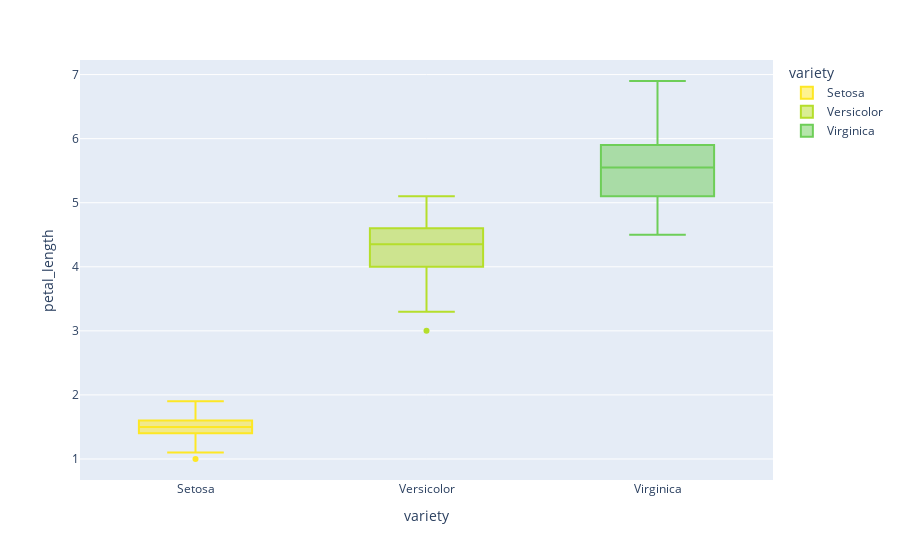

Notebook code for this chart:
### Code cell
fig = px.box(df, 
            x='variety', 
            y='petal_length',
            color='variety',
            color_discrete_sequence= px.colors.sequential.Viridis_r
)

fig.show()

### Figure 1 — Plotly figure (JSON) as saved in the notebook; plotly's stock layout.template omitted (floating-point values rounded to 4 significant figures)
{"data": [{"alignmentgroup": "True", "hovertemplate": "variety=%{x}<br>petal_length=%{y}<extra></extra>", "legendgroup": "Setosa", "marker": {"color": "#fde725"}, "name": "Setosa", "notched": false, "offsetgroup": "Setosa", "orientation": "v", "showlegend": true, "type": "box", "x": ["Setosa", "Setosa", "Setosa", "Setosa", "Setosa", "Setosa", "Setosa", "Setosa", "Setosa", "Setosa", "Setosa", "Setosa", "Setosa", "Setosa", "Setosa", "Setosa", "Setosa", "Setosa", "Setosa", "Setosa", "Setosa", "Setosa", "Setosa", "Setosa", "Setosa", "Setosa", "Setosa", "Setosa", "Setosa", "Setosa", "Setosa", "Setosa", "Setosa", "Setosa", "Setosa", "Setosa", "Setosa", "Setosa", "Setosa", "Setosa", "Setosa", "Setosa", "Setosa", "Setosa", "Setosa", "Setosa", "Setosa", "Setosa", "Setosa", "Setosa"], "x0": " ", "xaxis": "x", "y": [1.4, 1.4, 1.3, 1.5, 1.4, 1.7, 1.4, 1.5, 1.4, 1.5, 1.5, 1.6, 1.4, 1.1, 1.2, 1.5, 1.3, 1.4, 1.7, 1.5, 1.7, 1.5, 1, 1.7, 1.9, 1.6, 1.6, 1.5, 1.4, 1.6, 1.6, 1.5, 1.5, 1.4, 1.5, 1.2, 1.3, 1.4, 1.3, 1.5, 1.3, 1.3, 1.3, 1.6, 1.9, 1.4, 1.6, 1.4, 1.5, 1.4], "y0": " ", "yaxis": "y"}, {"alignmentgroup": "True", "hovertemplate": "variety=%{x}<br>petal_length=%{y}<extra></extra>", "legendgroup": "Versicolor", "marker": {"color": "#b5de2b"}, "name": "Versicolor", "notched": false, "offsetgroup": "Versicolor", "orientation": "v", "showlegend": true, "type": "box", "x": ["Versicolor", "Versicolor", "Versicolor", "Versicolor", "Versicolor", "Versicolor", "Versicolor", "Versicolor", "Versicolor", "Versicolor", "Versicolor", "Versicolor", "Versicolor", "Versicolor", "Versicolor", "Versicolor", "Versicolor", "Versicolor", "Versicolor", "Versicolor", "Versicolor", "Versicolor", "Versicolor", "Versicolor", "Versicolor", "Versicolor", "Versicolor", "Versicolor", "Versicolor", "Versicolor", "Versicolor", "Versicolor", "Versicolor", "Versicolor", "Versicolor", "Versicolor", "Versicolor", "Versicolor", "Versicolor", "Versicolor", "Versicolor", "Versicolor", "Versicolor", "Versicolor", "Versicolor", "Versicolor", "Versicolor", "Versicolor", "Versicolor", "Versicolor"], "x0": " ", "xaxis": "x", "y": [4.7, 4.5, 4.9, 4, 4.6, 4.5, 4.7, 3.3, 4.6, 3.9, 3.5, 4.2, 4, 4.7, 3.6, 4.4, 4.5, 4.1, 4.5, 3.9, 4.8, 4, 4.9, 4.7, 4.3, 4.4, 4.8, 5, 4.5, 3.5, 3.8, 3.7, 3.9, 5.1, 4.5, 4.5, 4.7, 4.4, 4.1, 4, 4.4, 4.6, 4, 3.3, 4.2, 4.2, 4.2, 4.3, 3, 4.1], "y0": " ", "yaxis": "y"}, {"alignmentgroup": "True", "hovertemplate": "variety=%{x}<br>petal_length=%{y}<extra></extra>", "legendgroup": "Virginica", "marker": {"color": "#6ece58"}, "name": "Virginica", "notched": false, "offsetgroup": "Virginica", "orientation": "v", "showlegend": true, "type": "box", "x": ["Virginica", "Virginica", "Virginica", "Virginica", "Virginica", "Virginica", "Virginica", "Virginica", "Virginica", "Virginica", "Virginica", "Virginica", "Virginica", "Virginica", "Virginica", "Virginica", "Virginica", "Virginica", "Virginica", "Virginica", "Virginica", "Virginica", "Virginica", "Virginica", "Virginica", "Virginica", "Virginica", "Virginica", "Virginica", "Virginica", "Virginica", "Virginica", "Virginica", "Virginica", "Virginica", "Virginica", "Virginica", "Virginica", "Virginica", "Virginica", "Virginica", "Virginica", "Virginica", "Virginica", "Virginica", "Virginica", "Virginica", "Virginica", "Virginica", "Virginica"], "x0": " ", "xaxis": "x", "y": [6, 5.1, 5.9, 5.6, 5.8, 6.6, 4.5, 6.3, 5.8, 6.1, 5.1, 5.3, 5.5, 5, 5.1, 5.3, 5.5, 6.7, 6.9, 5, 5.7, 4.9, 6.7, 4.9, 5.7, 6, 4.8, 4.9, 5.6, 5.8, 6.1, 6.4, 5.6, 5.1, 5.6, 6.1, 5.6, 5.5, 4.8, 5.4, 5.6, 5.1, 5.1, 5.9, 5.7, 5.2, 5, 5.2, 5.4, 5.1], "y0": " ", "yaxis": "y"}], "layout": {"boxmode": "overlay", "legend": {"title": {"text": "variety"}, "tracegroupgap": 0}, "margin": {"t": 60}, "xaxis": {"anchor": "y", "categoryarray": ["Setosa", "Versicolor", "Virginica"], "categoryorder": "array", "domain": [0, 1], "title": {"text": "variety"}}, "yaxis": {"anchor": "x", "domain": [0, 1], "title": {"text": "petal_length"}}}}
